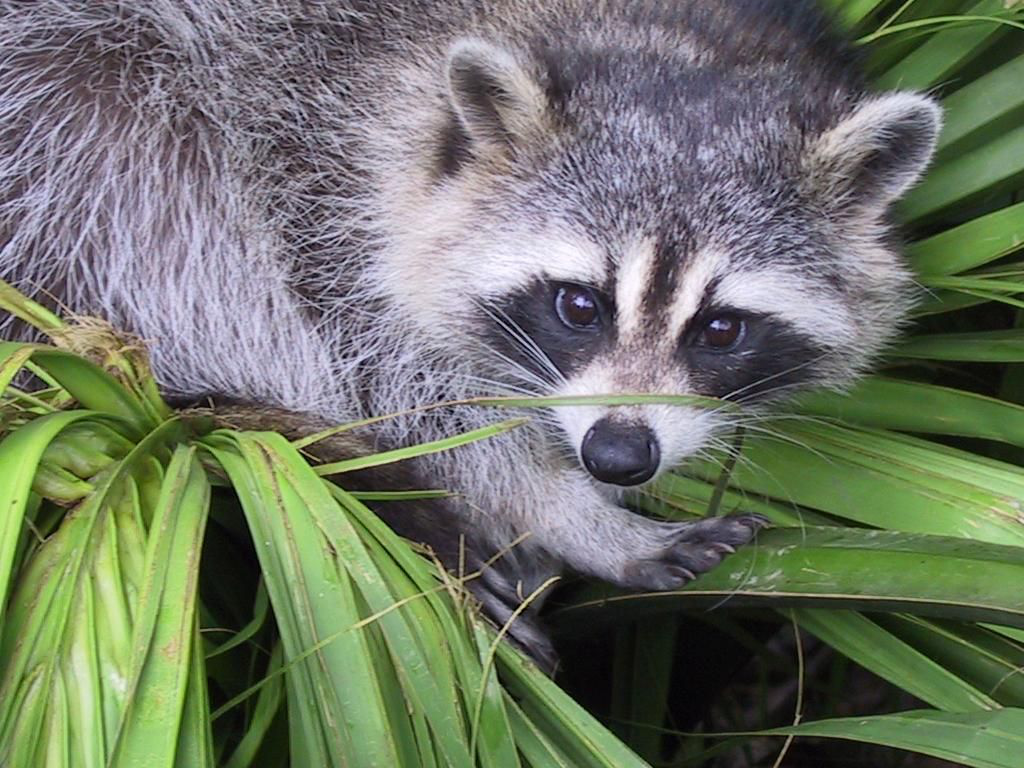
#> input picture test.png, 1024 x 768 px
$ python reshape.py
#> lines starting #> are read from the running program, lines starting #| are printed output that depends on the picture
#> further down, test_image is the input picture: PIL image 1024x768 RGB; mean R, G, B 110.7, 117.7, 102.1
from PIL import Image


def make_square(im, min_size=256, fill_color=(0, 0, 0, 0)):
#> called with min_size = 256, fill_color = (0, 0, 0, 0)
    x, y = im.size
#> x = 1024; y = 768
    size = max(min_size, x, y)
#> size = 1024
    new_im = Image.new("RGBA", (size, size), fill_color)
#> new_im: PIL image 1024x1024 RGBA; every value is 0
    new_im.paste(im, ((size - x) // 2, (size - y) // 2))
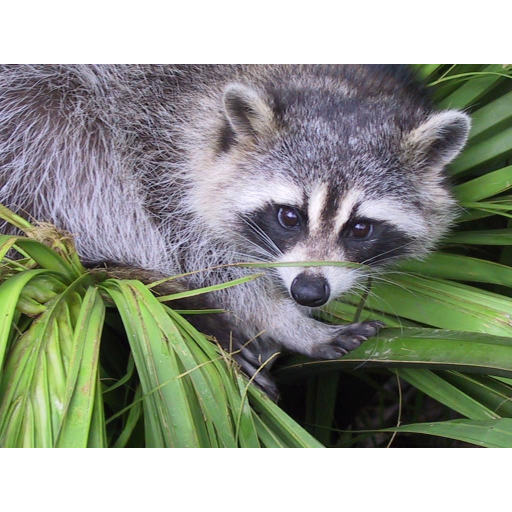
#> new_im: PIL image 1024x1024 RGBA (shown at 1/2 size); mean R, G, B, A 83, 88.3, 76.6, 191.2; transparent parts drawn white
    return new_im


test_image = Image.open("test.png")
new_image = make_square(test_image)
new_image.show()
new_image.save("convert.png", new_image.format)
